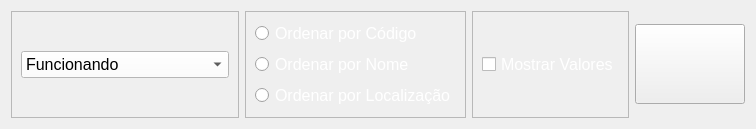
                <widget class="QWidget" name="tab_2">
                 <attribute name="title">
                  <string>Filtrar por Integridade</string>
                 </attribute>
                 <layout class="QHBoxLayout" name="horizontalLayout_3">
                  <item>
                   <widget class="QFrame" name="frame_23">
                    <property name="frameShape">
                     <enum>QFrame::StyledPanel</enum>
                    </property>
                    <property name="frameShadow">
                     <enum>QFrame::Raised</enum>
                    </property>
                    <layout class="QVBoxLayout" name="verticalLayout_25">
                     <item>
                      <widget class="QComboBox" name="comboBox">
                       <property name="font">
                        <font>
                         <pointsize>12</pointsize>
                        </font>
                       </property>
                       <property name="styleSheet">
                        <string notr="true">background-color: rgb(255, 255, 255);</string>
                       </property>
                       <property name="currentText">
                        <string>Funcionando</string>
                       </property>
                       <property name="currentIndex">
                        <number>0</number>
                       </property>
                       <property name="placeholderText">
                        <string>Selecione uma Opção</string>
                       </property>
                       <item>
                        <property name="text">
                         <string>Funcionando</string>
                        </property>
                       </item>
                       <item>
                        <property name="text">
                         <string>Guardado - Funcionando</string>
                        </property>
                       </item>
                       <item>
                        <property name="text">
                         <string>Quebrado</string>
                        </property>
                       </item>
                      </widget>
                     </item>
                    </layout>
                   </widget>
                  </item>
                  <item>
                   <widget class="QFrame" name="frame_24">
                    <property name="frameShape">
                     <enum>QFrame::StyledPanel</enum>
                    </property>
                    <property name="frameShadow">
                     <enum>QFrame::Raised</enum>
                    </property>
                    <layout class="QVBoxLayout" name="verticalLayout_26">
                     <item>
                      <widget class="QRadioButton" name="radioButton_5">
                       <property name="font">
                        <font>
                         <pointsize>12</pointsize>
                        </font>
                       </property>
                       <property name="styleSheet">
                        <string notr="true">color: rgb(255, 255, 255);</string>
                       </property>
                       <property name="text">
                        <string>Ordenar por Código</string>
                       </property>
                      </widget>
                     </item>
                     <item>
                      <widget class="QRadioButton" name="radioButton_6">
                       <property name="font">
                        <font>
                         <pointsize>12</pointsize>
                        </font>
                       </property>
                       <property name="styleSheet">
                        <string notr="true">color: rgb(255, 255, 255);</string>
                       </property>
                       <property name="text">
                        <string>Ordenar por Nome</string>
                       </property>
                      </widget>
                     </item>
                     <item>
                      <widget class="QRadioButton" name="radioButton_4">
                       <property name="font">
                        <font>
                         <pointsize>12</pointsize>
                        </font>
                       </property>
                       <property name="styleSheet">
                        <string notr="true">color: rgb(255, 255, 255);</string>
                       </property>
                       <property name="text">
                        <string>Ordenar por Localização</string>
                       </property>
                      </widget>
                     </item>
                    </layout>
                   </widget>
                  </item>
                  <item>
                   <widget class="QFrame" name="frame_30">
                    <property name="frameShape">
                     <enum>QFrame::StyledPanel</enum>
                    </property>
                    <property name="frameShadow">
                     <enum>QFrame::Raised</enum>
                    </property>
                    <layout class="QVBoxLayout" name="verticalLayout_37">
                     <item>
                      <widget class="QCheckBox" name="checkBox_2">
                       <property name="font">
                        <font>
                         <pointsize>12</pointsize>
                        </font>
                       </property>
                       <property name="styleSheet">
                        <string notr="true">color: rgb(255, 255, 255);</string>
                       </property>
                       <property name="text">
                        <string>Mostrar Valores</string>
                       </property>
                      </widget>
                     </item>
                    </layout>
                   </widget>
                  </item>
                  <item>
                   <widget class="QPushButton" name="pushButton_2">
                    <property name="minimumSize">
                     <size>
                      <width>110</width>
                      <height>80</height>
                     </size>
                    </property>
                    <property name="styleSheet">
                     <string notr="true">image: url(:/imagens/imagens/impressoras.png);</string>
                    </property>
                    <property name="text">
                     <string/>
                    </property>
                   </widget>
                  </item>
                 </layout>
                </widget>
